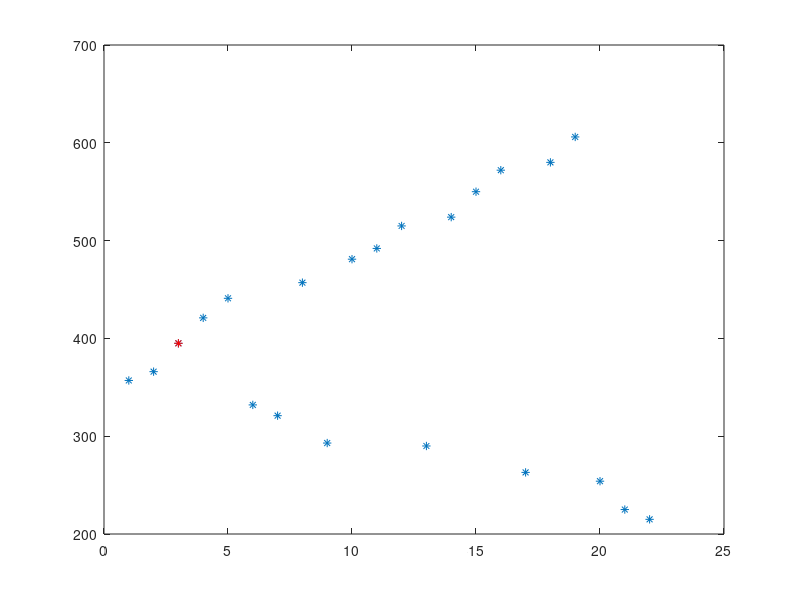

MATLAB code to generate this figure:
close all
clear all
format bank
Size=0;
while (Size<10) || (Size>30)
    Size = round(rand*100);
end
Vi(1,1)=round(rand*1000);
for(i=2:Size)
    Tag=false;
    while (Tag==false)
    R = round(rand*1000);
    for(j=1:size(Vi,2))
        if((Vi(1,j)-30<R) && (Vi(1,j)+30>R))
            if((Vi(1,j)-2>R) || (Vi(1,j)+2<R))
                Tag1=false;
                count=0;
                for(k=1:size(Vi,2))
                    if((Vi(1,k)-30<R) && (Vi(1,k)+30>R))
                        if((Vi(1,k)-2<R) || (Vi(1,k)+2>R))
                            count=count+1;
                        end
                    end
                    if(count>1)
                        Tag1=true;
                        break;
                    end
                end
                if(Tag1==false)
                    Vi(1,i)= R;
                    Tag=true;
                    break;
                end
            end
        end
    end
    end
end
plot(Vi,'*')
Ri=0;
min=10000;
for(j=1:size(Vi,2))
    w=0;
    for(k=1:size(Vi,2))
            w=w+abs((Vi(1,k)-Vi(1,j)));
    end
    if(w<min)
        min=w;
        Ri=j;
    end
end
hold all
plot(Ri,Vi(1,Ri),'*r')
Ri